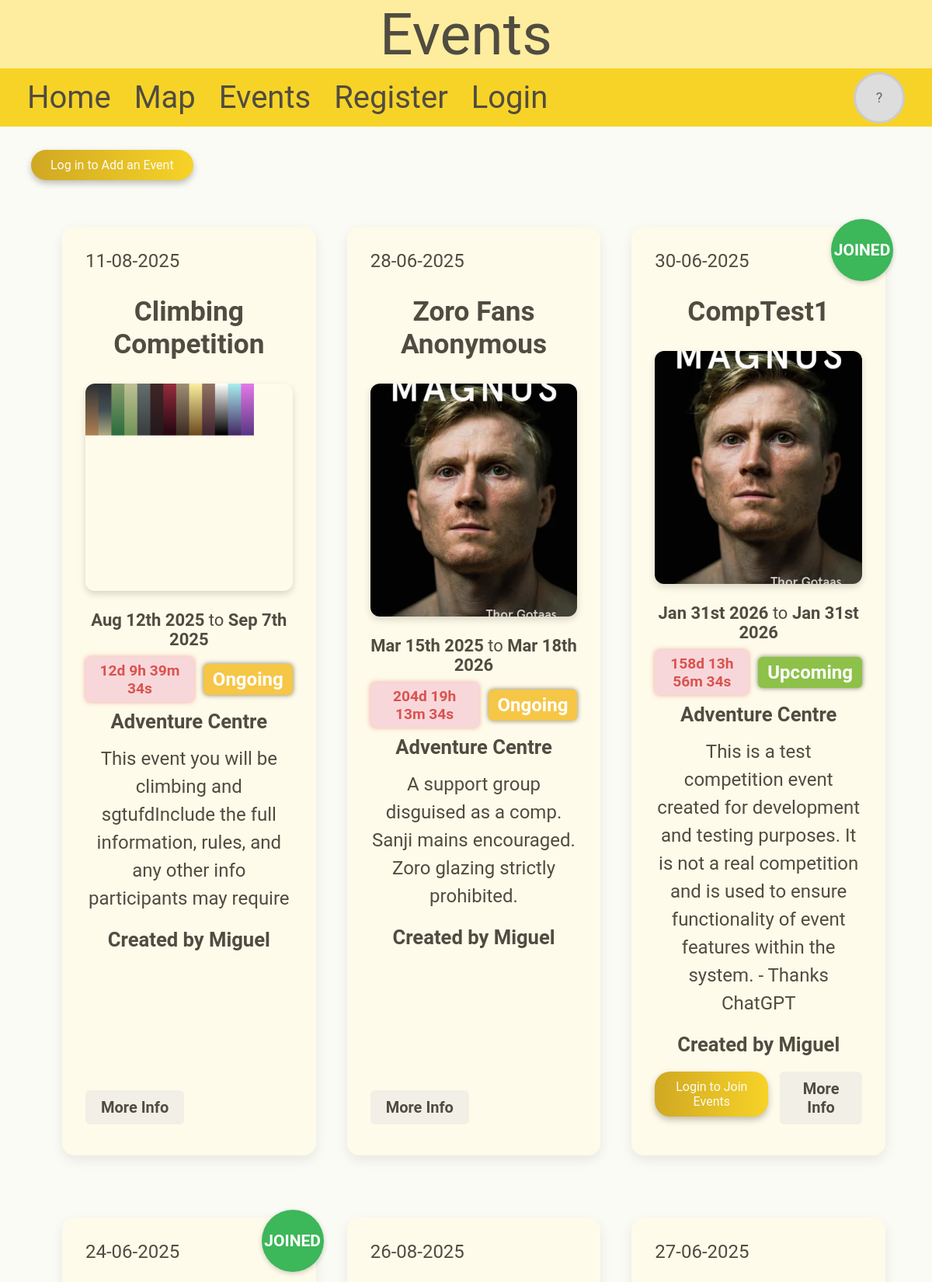
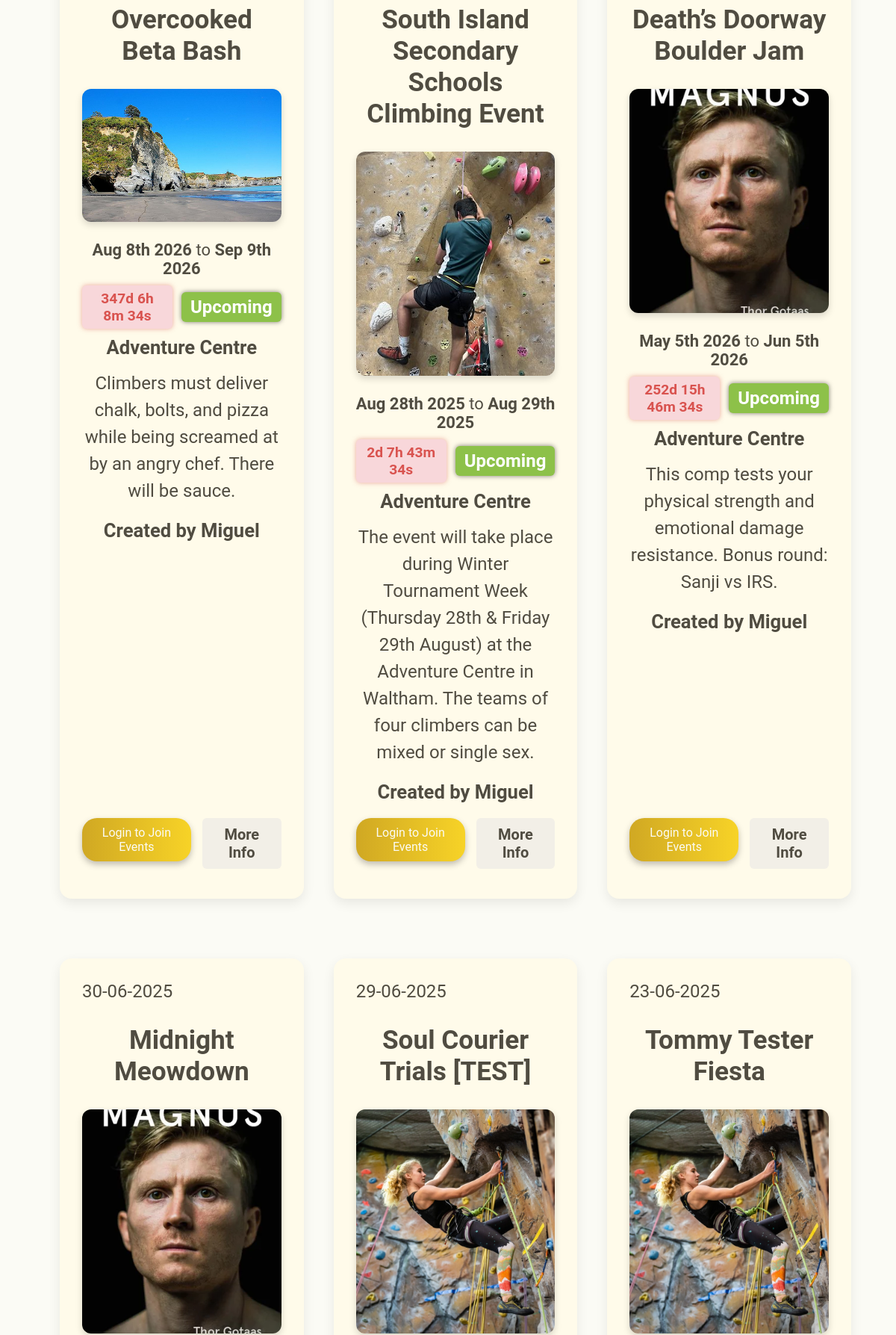
/events (signed in, upper part), run on the app's committed database (2 pictures, top to bottom).
### tables this page shows
CREATE TABLE Event (id INTEGER PRIMARY KEY NOT NULL, name TEXT NOT NULL, post_date TEXT NOT NULL, start_date TEXT NOT NULL, end_date TEXT, description TEXT NOT NULL, full_description TEXT, location TEXT NOT NULL, account_id INTEGER REFERENCES Account (id) NOT NULL, start_time TEXT NOT NULL, end_time TEXT, image TEXT, pending INTEGER (1));

CREATE TABLE Account (id INTEGER PRIMARY KEY NOT NULL, username TEXT (20) NOT NULL UNIQUE, display_name TEXT, password TEXT NOT NULL, profile_picture TEXT, permission_level INTEGER, date TEXT);

### app.py (the view)
@app.route("/events", methods=["GET", "POST"])
def events():
    events = get_events(0)
    return render_template("events.html", header="Events", events=events)

### app.py (called while the page is built)
@app.context_processor
def inject_user():
    return {
        "user_id": session.get("user_id"),
        "username": session.get("username"),
        "profile_picture": session.get("profile_picture"),
        "permission_level": session.get("permission_level"),
        "display_name": session.get("display_name"),
        "date": session.get("date"),
    }

def parse_datetime(date, time):
    day, month, year = map(int, date.split("-")) # Separates day time and month
    hour, minute = map(int, time[:-2].split(":")) # Separates hours and minutes, ignoring the meridian for now
    ampm = time[-2:]
    if ampm == "pm" and hour != 12: # Add 12 hours if its pm and not 12pm
        hour += 12
    if ampm == "am" and hour == 12: # If it's midnight
        hour = 0
    return datetime(year, month, day, hour, minute) # Converts into a python datetime

def event_status(event):
    now = datetime.now() # Gets current time
    start = parse_datetime(event["start_date"], event["start_time"])
    end = parse_datetime(event["end_date"], event["end_time"])
    if start <= now <= end: # If the event has started but not ended
        if (event["joined"]):
            return 0 # Ongoing joined
        else:
            return 1 # Ongoing not joined
    elif now < start:
        if (event["joined"]):
            return 2 # Upcoming joined
        else:
            return 3 # Upcoming not joined
    else:
        return 4 # Concluded

def sort_events(event):
    status = event_status(event)
    if status <= 1 or status == 4: # Ongoing or concluded events are sorted by when they will/have ended
        sort_time = parse_datetime(event["end_date"], event["end_time"])
    else: # Upcoming events are sorted by when they start
        sort_time = parse_datetime(event["start_date"], event["start_time"])
    print(f"Event: {event['name']} | Status: {status} | Sort Time: {sort_time}")
    return(status, sort_time.timestamp())

### templates/events.html (shortened to what this page needs)
{% extends 'layout.html' %}
{% block content %}
    {% if username %}
        <div style="display: flex; justify-content: flex-end; margin-right: 50px;">
            <button class="button" onclick="location.href='/events/add-event'"
            style="font-size: 30px; justify-content: center;  margin-top: 30px; ">
                + Add Event
            </button>
        </div>
    {% else %}
        <button class="button" onclick="location.href='/login'">Log in to Add an Event</button>
    {% endif %}
    <div class="event-grid">
        {% for event in events %}
            <div class="event">
                {% if event["joined"] %}
                    <p class="joined-sticker">Joined</p>
                {% endif %}
                <div class="event-top-info">
                    <div>{{ event["post_date"] }}</div>
                </div>
                <h4>{{ event["name"] }}</h4>
                <div class="event-body">
                    <img src="{{ event['image'] }}" alt="Event image">
                    <div class="event-info">
                        <p style="font-size: 22px; margin-top: 10px;"><strong class="date">{{ event["start_date"] }}</strong> to
                            <strong class="date">{{ event["end_date"] }}</strong></p>
                        <div style="display: flex; gap: 12px; justify-content: center; margin-top: 10px;">
                            <div class="countdown" id="countdown-{{ event['id'] }}">Loading...</div>
                            <div class="event-status" id="event-status-{{ event['id'] }}">Loading...</div>
                        </div>
                        <p style="margin-top: 10px;"><strong>{{ event["location"] }}</strong></p>
                        <p class="description" >{{ event["description"] | replace('\n', '<br>') | safe }}</p>
                        <div style="margin: 20px auto; font-weight: 600;">Created by {{ event["display_name"] }}</div>
                        <div class="event-buttons" style="margin-top: auto;">
                            <form class="event-action-form" method="POST" data-event-id="{{ event['id'] }}">
                                <div class="button-row" style="justify-content: space-between;">
                                    <div class="join-leave-wrapper" id="join-leave-{{ event['id'] }}">
                                        {% if username %}
                                            {% if not event["joined"] %}
                                                <button type="submit" name="action" value="join" class="join-button">Join</button>
                                            {% else %}
                                                <button type="submit" name="action" value="leave" class="leave-button">Leave</button>
                                            {% endif %}
                                        {% else %}
                                            <button type="submit" name="action" value="login" class="button">Login to Join Events</button>
                                        {% endif %}
                                    </div>
                                    <a class="more-info-button" href="/events/{{ event['slug'] }}?id={{ event['id'] }}"
                                    style="margin-top: 0;">More Info</a>
                                </div>
                            </form>
                        </div>
                    </div>
                </div>
            </div>
        {% endfor %}
    </div>
{% endblock %}

### static/css/style.css (style rules this page uses)
:root { --color-cream: #FBFBF5; --color-sunshine: #FEED9F; --color-gold: #F7D327; --color-mustard: #D0A823; --color-charcoal: #504C41; --color-papyrus: #FFFBEA; }
* { font-family: "roboto"; color: var(--color-charcoal); }
body { margin: 0; font-size: 30px; background-color: var(--color-cream); display: flex; flex-direction: column; min-height: 100vh; }
h4 { font-size: 2rem; font-weight: 600; color: var(--color-charcoal); margin-bottom: 10px; }
p { margin: 0; }
form { max-width: 600px; margin: 0 auto; text-align: left; }
form button.button, .popup-inner .button, .btn { margin-top: 0; margin-bottom: 15px; }
.button, label.button { background-image: linear-gradient(to right, var(--color-mustard), var(--color-gold)); border-radius: 20px; border: none; box-shadow: 0 4px 8px rgba(0, 0, 0, 0.25); color: #FBFBF5; font-size: 1rem; text-transform: none; font-weight: normal; text-align: center; cursor: pointer; padding: 10px 25px; transition: transform 0.2s ease, opacity 0.2s ease, box-shadow 0.2s ease; margin-top: 30px; }
img { display: block; width: 100%; max-height: 300px; border-radius: 20px; object-fit: contain; transition: transform 0.3s ease; margin: 0 auto; }
.button-row { display: flex; justify-content: center; gap: 15px; margin: 0 auto; }
.event-grid { display: flex; flex-wrap: wrap; gap: 40px; justify-content: center; padding: 40px; }
.event { position: relative; flex: 1 1 calc(33.333% - 80px); box-sizing: border-box; background-color: var(--color-papyrus); border-radius: 16px; padding: 30px; margin: 20px auto; box-shadow: 0 6px 16px rgba(0, 0, 0, 0.08); max-width: 400px; display: flex; flex-direction: column; gap: 20px; }
.event h4 { font-size: 2.2rem; margin: 10px 0; font-weight: 700; text-align: center; }
.event-top-info { display: flex; justify-content: space-between; flex-wrap: wrap; font-size: 1.5rem; color: #555; }
.event img { max-width: 300px; max-height: 300px; object-fit: cover; border-radius: 12px; box-shadow: 0 4px 10px rgba(0, 0, 0, 0.15); }
.event-body { display: flex; flex-direction: column; gap: 15px; align-items: center; height: 100%; }
.event-info { text-align: center; font-size: 1.6rem; color: var(--color-charcoal); max-width: 600px; display: flex; flex-direction: column; height: 100%; }
.event-info .description { font-size: 1.5rem; line-height: 1.5; margin-top: 15px; }
.countdown { font-weight: 600; font-size: 1.2rem; color: #D9534F; background-color: #F8D7DA; animation: pulse 1s infinite; padding: 6px 12px; border-radius: 6px; user-select: none; box-shadow: 0 0 6px rgba(217, 83, 79, 0.5); align-self: center; }
.event-status { display: flex; align-items: center; align-self: center; font-weight: 600; font-size: 1.5rem; color: white; padding: 6px 12px; border-radius: 6px; box-shadow: 0 0 6px rgba(0, 0, 0, 0.5); }
.more-info-button { display: inline-block; padding: 10px 20px; background-color: #f2efe7; text-decoration: none; border: none; border-radius: 6px; text-align: center; font-size: 16px; cursor: pointer; transition: background-color 0.2s ease; font-weight: 600; font-size: 20px; align-self: center; margin-top: 10px; margin-bottom: 10px; }
.joined-sticker { display: flex; border-radius: 50px; width: 80px; height: 80px; background-color: rgba(60, 183, 89, 1); color: white; font-size: 21px; justify-content: center; align-items: center; align-self: center; font-weight: 600; position: absolute; top: -10px; right: -10px; z-index: 10; box-shadow: 0 2px 6px rgba(0, 0, 0, 0.2); text-transform: uppercase; }

### data on the page
Event: post_date "11-08-2025", name "Climbing Competition", image (picture), location "Adventure Centre", description "This event you will be climbing and sgtufdInclude the full information, rules, and any other info participants may require", display_name "Miguel"
Event: post_date "28-06-2025", name "Zoro Fans Anonymous", image (picture), location "Adventure Centre", description "A support group disguised as a comp. Sanji mains encouraged. Zoro glazing strictly prohibited.", display_name "Miguel"
Event: shows "JOINED", post_date "30-06-2025", name "CompTest1", image (picture), location "Adventure Centre", description "This is a test competition event created for development and testing purposes. It is not a real competition and is used to ensure functionality of event features within the system. - Thanks ChatGPT", display_name "Miguel", shows "Login to Join Events"
Event: shows "JOINED", post_date "24-06-2025", name "Overcooked Beta Bash", image (picture), location "Adventure Centre", description "Climbers must deliver chalk, bolts, and pizza while being screamed at by an angry chef. There will be sauce.", display_name "Miguel", shows "Login to Join Events"
Event: post_date "26-08-2025", name "South Island Secondary Schools Climbing Event", image (picture), location "Adventure Centre", description "The event will take place during Winter Tournament Week (Thursday 28th & Friday 29th August) at the Adventure Centre in Waltham. The teams of four climbers can be mixed or single sex.", display_name "Miguel", shows "Login to Join Events"
Event: post_date "27-06-2025", name "Death’s Doorway Boulder Jam", image (picture), location "Adventure Centre", description "This comp tests your physical strength and emotional damage resistance. Bonus round: Sanji vs IRS.", display_name "Miguel", shows "Login to Join Events"
Event: post_date "30-06-2025", name "Midnight Meowdown", image (picture)
Event: post_date "29-06-2025", name "Soul Courier Trials [TEST]", image (picture)
Event: post_date "23-06-2025", name "Tommy Tester Fiesta", image (picture)

### other printed values
{{ header }} "Events"
